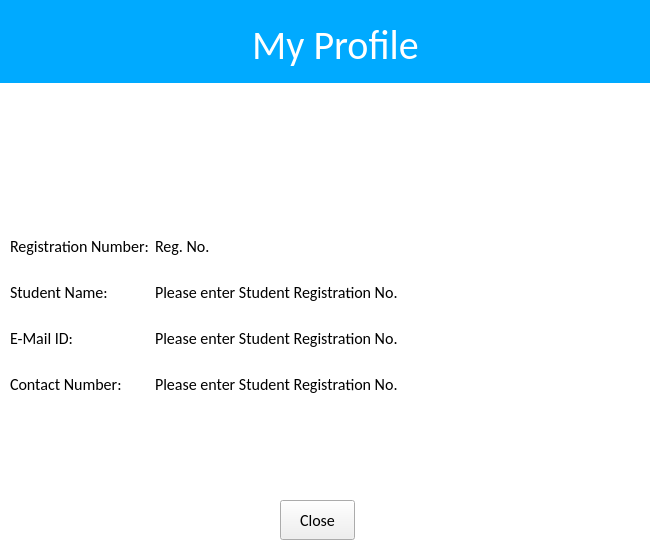
<?xml version="1.0" encoding="UTF-8"?>
<ui version="4.0">
 <class>student_profile</class>
 <widget class="QWidget" name="student_profile">
  <property name="geometry">
   <rect>
    <x>0</x>
    <y>0</y>
    <width>650</width>
    <height>550</height>
   </rect>
  </property>
  <property name="minimumSize">
   <size>
    <width>650</width>
    <height>550</height>
   </size>
  </property>
  <property name="maximumSize">
   <size>
    <width>650</width>
    <height>550</height>
   </size>
  </property>
  <property name="windowTitle">
   <string>My Profile</string>
  </property>
  <widget class="QPushButton" name="closeButton">
   <property name="geometry">
    <rect>
     <x>280</x>
     <y>500</y>
     <width>75</width>
     <height>40</height>
    </rect>
   </property>
   <property name="font">
    <font>
     <family>Calibri</family>
     <pointsize>12</pointsize>
    </font>
   </property>
   <property name="text">
    <string>Close</string>
   </property>
   <property name="shortcut">
    <string>Esc</string>
   </property>
  </widget>
  <widget class="QWidget" name="formLayoutWidget">
   <property name="geometry">
    <rect>
     <x>10</x>
     <y>226</y>
     <width>631</width>
     <height>251</height>
    </rect>
   </property>
   <layout class="QFormLayout" name="formLayout">
    <property name="sizeConstraint">
     <enum>QLayout::SetDefaultConstraint</enum>
    </property>
    <item row="4" column="0">
     <widget class="QLabel" name="labelName">
      <property name="minimumSize">
       <size>
        <width>0</width>
        <height>40</height>
       </size>
      </property>
      <property name="font">
       <font>
        <family>Calibri</family>
        <pointsize>12</pointsize>
       </font>
      </property>
      <property name="text">
       <string>Student Name:</string>
      </property>
     </widget>
    </item>
    <item row="4" column="1">
     <widget class="QLabel" name="showName">
      <property name="font">
       <font>
        <family>Calibri</family>
        <pointsize>12</pointsize>
       </font>
      </property>
      <property name="text">
       <string>Please enter Student Registration No.</string>
      </property>
     </widget>
    </item>
    <item row="5" column="0">
     <widget class="QLabel" name="labelEmail">
      <property name="minimumSize">
       <size>
        <width>0</width>
        <height>40</height>
       </size>
      </property>
      <property name="font">
       <font>
        <family>Calibri</family>
        <pointsize>12</pointsize>
       </font>
      </property>
      <property name="text">
       <string>E-Mail ID:</string>
      </property>
     </widget>
    </item>
    <item row="5" column="1">
     <widget class="QLabel" name="showEmail">
      <property name="font">
       <font>
        <family>Calibri</family>
        <pointsize>12</pointsize>
       </font>
      </property>
      <property name="text">
       <string>Please enter Student Registration No.</string>
      </property>
     </widget>
    </item>
    <item row="6" column="0">
     <widget class="QLabel" name="labelContact">
      <property name="minimumSize">
       <size>
        <width>0</width>
        <height>40</height>
       </size>
      </property>
      <property name="font">
       <font>
        <family>Calibri</family>
        <pointsize>12</pointsize>
       </font>
      </property>
      <property name="text">
       <string>Contact Number:</string>
      </property>
     </widget>
    </item>
    <item row="6" column="1">
     <widget class="QLabel" name="showContact">
      <property name="font">
       <font>
        <family>Calibri</family>
        <pointsize>12</pointsize>
       </font>
      </property>
      <property name="text">
       <string>Please enter Student Registration No.</string>
      </property>
     </widget>
    </item>
    <item row="3" column="0">
     <widget class="QLabel" name="labelRno">
      <property name="minimumSize">
       <size>
        <width>0</width>
        <height>40</height>
       </size>
      </property>
      <property name="font">
       <font>
        <family>Calibri</family>
        <pointsize>12</pointsize>
       </font>
      </property>
      <property name="text">
       <string>Registration Number:</string>
      </property>
     </widget>
    </item>
    <item row="3" column="1">
     <widget class="QLabel" name="showRno">
      <property name="font">
       <font>
        <family>Calibri</family>
        <pointsize>12</pointsize>
       </font>
      </property>
      <property name="text">
       <string>Reg. No.</string>
      </property>
     </widget>
    </item>
   </layout>
  </widget>
  <widget class="QLabel" name="label">
   <property name="geometry">
    <rect>
     <x>-60</x>
     <y>-88</y>
     <width>761</width>
     <height>171</height>
    </rect>
   </property>
   <property name="styleSheet">
    <string notr="true">background-color:rgb(0, 170, 255)</string>
   </property>
   <property name="text">
    <string/>
   </property>
  </widget>
  <widget class="QLabel" name="MAINLABEL">
   <property name="geometry">
    <rect>
     <x>40</x>
     <y>20</y>
     <width>591</width>
     <height>49</height>
    </rect>
   </property>
   <property name="font">
    <font>
     <family>Calibri</family>
     <pointsize>30</pointsize>
     <weight>50</weight>
     <italic>false</italic>
     <bold>false</bold>
    </font>
   </property>
   <property name="styleSheet">
    <string notr="true">font: 30pt &quot;Calibri&quot;;
color: #ffffff</string>
   </property>
   <property name="text">
    <string>My Profile</string>
   </property>
   <property name="alignment">
    <set>Qt::AlignCenter</set>
   </property>
  </widget>
  <widget class="QLabel" name="label_2">
   <property name="geometry">
    <rect>
     <x>-30</x>
     <y>82</y>
     <width>731</width>
     <height>551</height>
    </rect>
   </property>
   <property name="styleSheet">
    <string notr="true">background-color:#ffffff</string>
   </property>
   <property name="text">
    <string/>
   </property>
  </widget>
  <widget class="QLabel" name="label_4">
   <property name="geometry">
    <rect>
     <x>290</x>
     <y>110</y>
     <width>71</width>
     <height>71</height>
    </rect>
   </property>
   <property name="text">
    <string/>
   </property>
   <property name="pixmap">
    <pixmap resource="icons.qrc">:/student/Student.png</pixmap>
   </property>
   <property name="scaledContents">
    <bool>true</bool>
   </property>
  </widget>
  <zorder>label_2</zorder>
  <zorder>label</zorder>
  <zorder>closeButton</zorder>
  <zorder>formLayoutWidget</zorder>
  <zorder>MAINLABEL</zorder>
  <zorder>label_4</zorder>
 </widget>
 <resources>
  <include location="icons.qrc"/>
 </resources>
 <connections/>
</ui>
